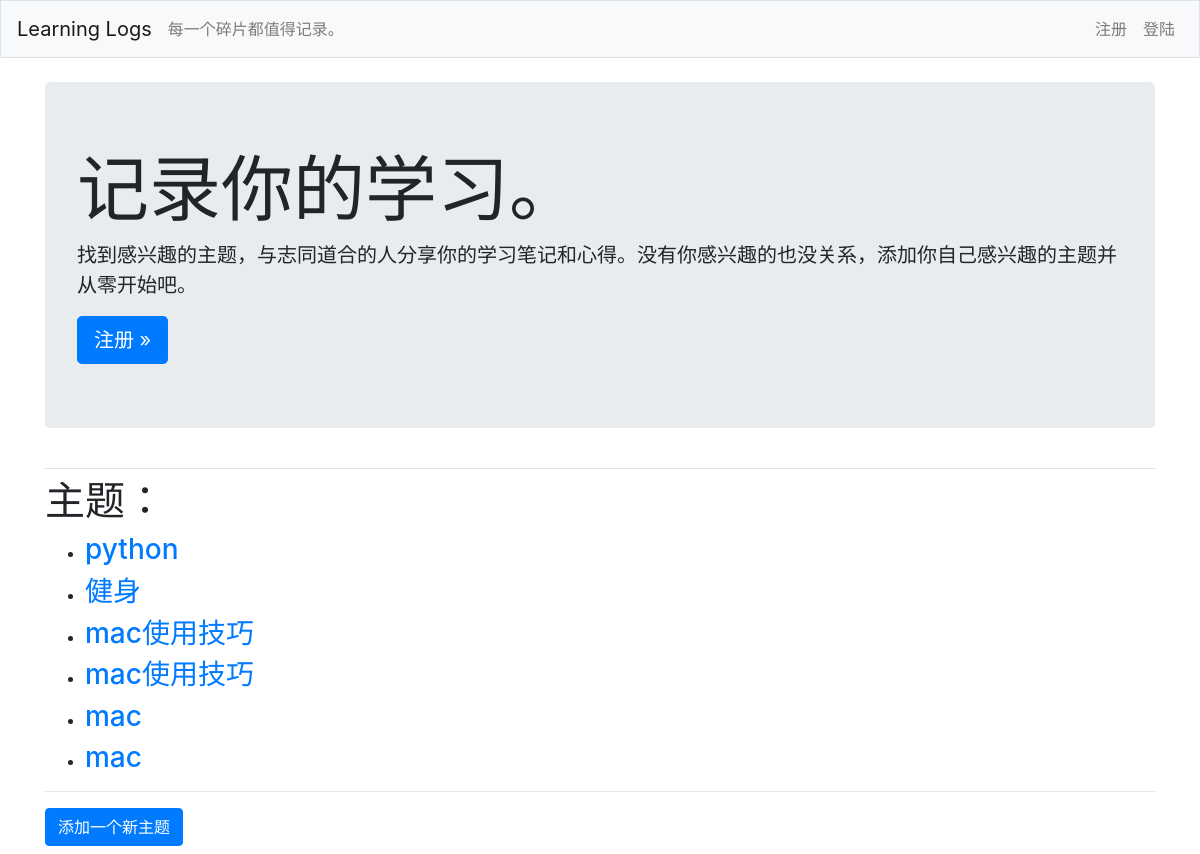
The app's page /, older data.
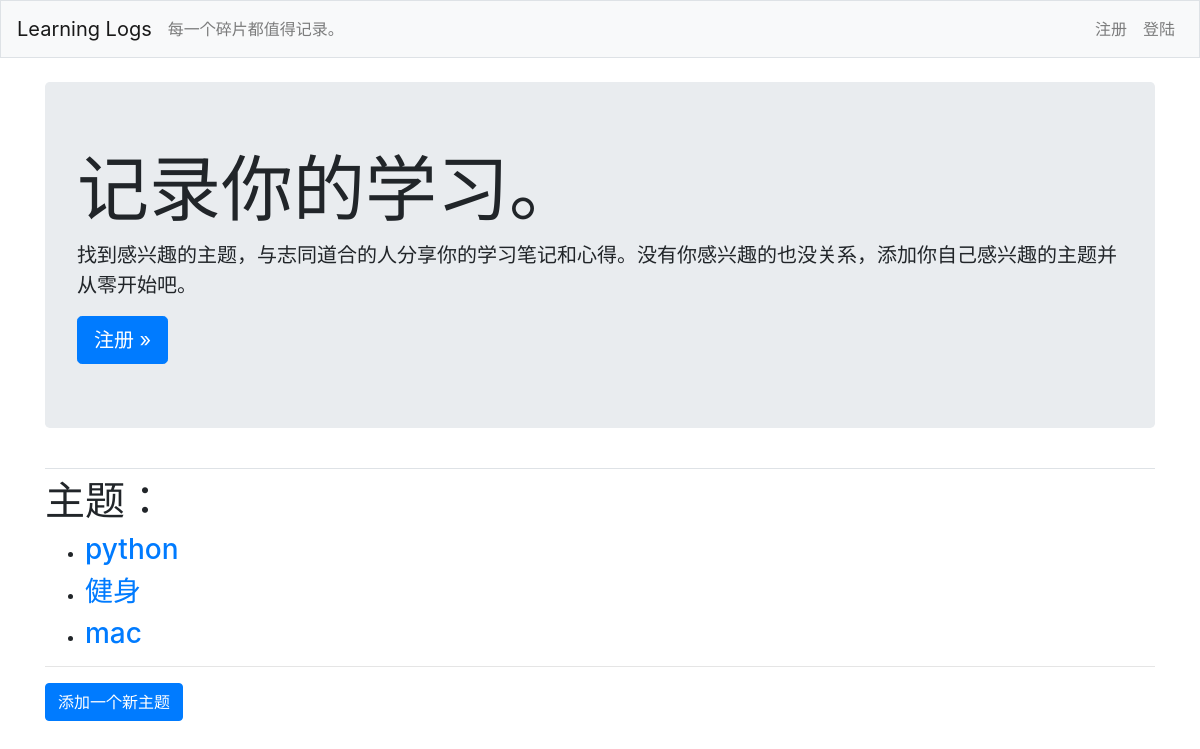
The same page, newer data.
### learning_logs/models.py (models this page shows)
class Topic(models.Model):
    text = models.CharField(max_length=200)
    date_added = models.DateTimeField(auto_now_add=True)
    def __str__(self):
        return self.text

### learning_logs/views.py (the view)
# urls.py: path('', views.index, name='index'),
def index(request):
    topics = Topic.objects.order_by('date_added')
    context = {'topics': topics,}
    return render(request, 'learning_logs/index.html', context)

### learning_logs/templates/learning_logs/index.html
{% extends "learning_logs/base.html" %}
{% block page_header %}
<div class="jumbotron">
    <h1 class="display-3">
        记录你的学习。
    </h1>
    <p class="lead">
        找到感兴趣的主题，与志同道合的人分享你的学习笔记和心得。没有你感兴趣的也没关系，添加你自己感兴趣的主题并从零开始吧。
    </p>
    {% if user.is_authenticated %}
    <h3>欢迎回来, {{ user.username }}.</h3>
    {% else %}
    <a class="btn btn-lg btn-primary" href="{% url 'users:register'%}">
        注册 &raquo;
    </a>
    {% endif %}
</div>
{% endblock page_header %}
{% block content %}
<h1>
    主题：
</h1>
<ul>
    {% for topic in topics %}
        <li><h3>
            <a href="{% url 'learning_logs:topic' topic.id %}">{{ topic }}</a>
        </h3></li>
    {% empty %}
        <li><h3>现在还没有学习主题，请添加任何您感兴趣的主题并开始学习之旅</h3></li>
    {% endfor %}
</ul>
<hr>
<h3><a class="btn btn-primary" href="{% url 'learning_logs:new_topic' %}">
    添加一个新主题
</a></h3>
{% endblock content %}

### learning_logs/templates/learning_logs/base.html (shortened to what this page needs)
{% load bootstrap4 %}
<!doctype html>
<html>
    <head>
        {% bootstrap_css %}
    </head>
    <body>
        <nav class="navbar navbar-expand-md navbar-light bg-light mb-4 border">
            <a class="navbar-brand" href="{% url 'learning_logs:index'%}">Learning Logs</a>
            <div class="collapse navbar-collapse" id='navbarCollapse'>
                <ul class="navbar-nav mr-auto">
                    <li class="nav-item">
                        <span class="navbar-text">每一个碎片都值得记录。</span>
                    </li>
                </ul>
                <ul class="navbar-nav ml-auto">
                    {% if user.is_authenticated %}
                    <li class="nav-item">
                        <span class="navbar-text">Hello, {{ user.username }}.</span>
                    </li>
                    <li class="nav-item">
                        <a class="nav-link" href="{% url 'users:logout'%}">
                            注销
                        </a>
                    </li>
                    {% else %}
                    <li class="nav-item">
                        <a class="nav-link" href="{% url 'users:register'%}">
                            注册
                        </a>
                    </li><li class="nav-item">
                        <a class="nav-link" href="{% url 'users:login'%}">
                            登陆
                        </a>
                    </li>
                    {% endif %}
                </ul>
            </div>
        </nav>
        <main role="main" class="container">
            <div class="pb-2 mb-2 border-bottom">
                {% block page_header %}{% endblock page_header %}
            </div>
            <div>
                {% block content %}{% endblock content %}
            </div>
        </main>
    </body>
</html>

Row changes from the older to the newer data that the page shows:
removed Topic: text "mac使用技巧"
removed Topic: text "mac使用技巧"
removed Topic: text "mac"
